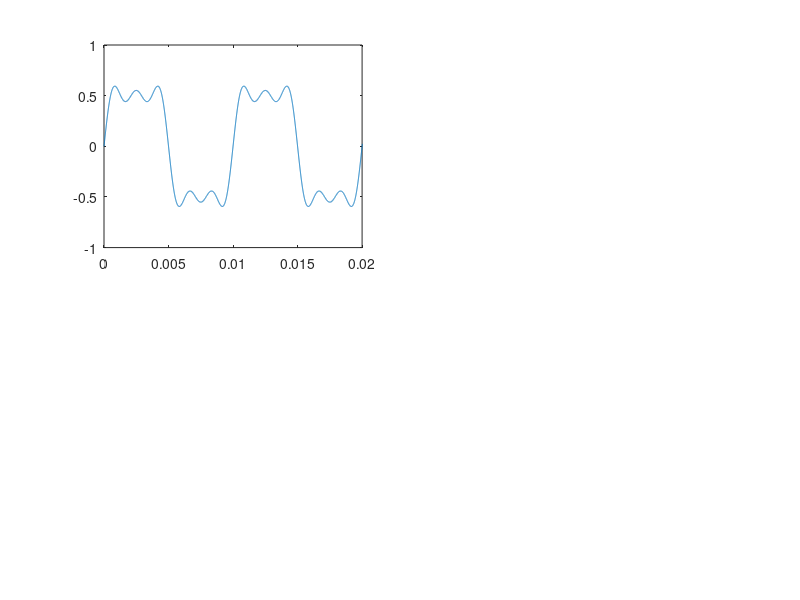

Write the MATLAB code that produced this figure. (Note: this script raises an error after producing the figure.)

A = 0.5; % Amplitude

sr = 300000; % Sample Rate (samples per second) 

s = 2; % Signal length (in seconds)

f = 100; % Frequency (in Hz)

tt = 0: 1/sr :s; % Time axis

n_list = [5, 15, 150, 500]; % Number of sine waves in finite computation

% tiledlayout(length(n_list), 1);

for i = 1:length(n_list)
    wave = 0;
    n = n_list(i);
    for k = 1:n
        if mod(k, 2) == 1
            wave = wave + sin(2 * pi * f * k * tt) / k;
        end
    end
    wave = 4 / pi * A * wave;
    %nexttile;
    subplot(2,2,i);
    plot(tt, wave);
    axis([0 0.0200 -1 1]);
    title('n', n);
end
